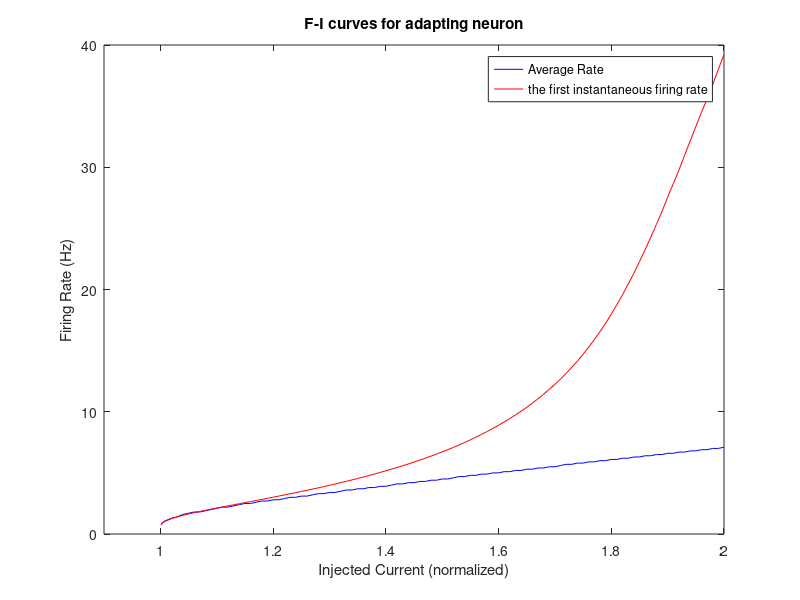
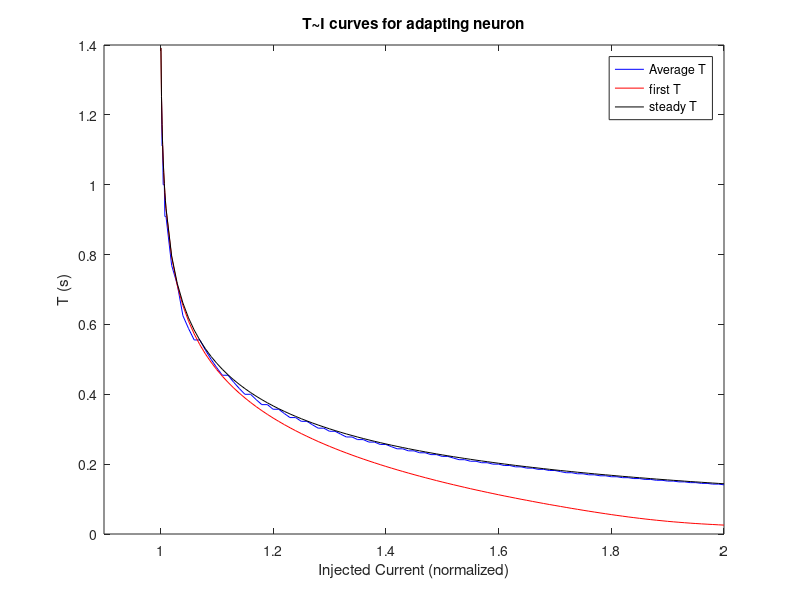
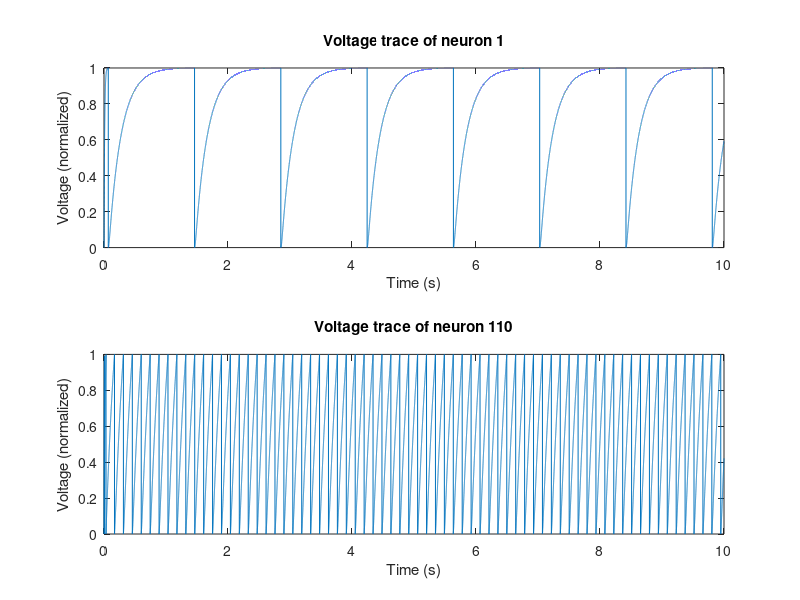
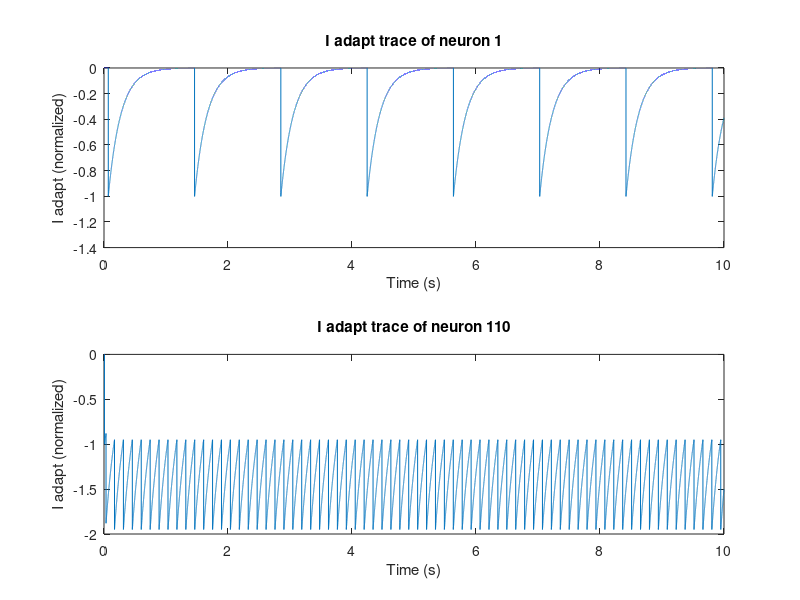

MATLAB code for these plots, in order: (Note: this script raises an error after producing the figures.)
clc;
clear;
close all;
tic

% Constants
V_threshold = 1; % s
time_constant = 1e-2; % s
time_constant_adapt = 0.2; % s
J_adapt = 1;
baseline_current = V_threshold;

% Time step configuration
time_step = 1e-4; % s
time_step_ratio = time_step / time_constant;
time_step_ratio_adapt = time_step / time_constant_adapt;
total_time = 10; % s
n_steps = ceil(total_time / time_step);

% Current and Neuron setup
current_values = baseline_current + [0.001:0.001:0.01, 0.01:0.01:1];
n_currents = length(current_values);

% Initialize
spike_times = cell(1, n_currents);
average_firing_rate = zeros(1, n_currents);
V = zeros(1, n_currents);
I_adapt = zeros(1, n_currents);
n_spikes = zeros(1, n_currents);
V_trace = zeros(n_currents, n_steps);
I_adapt_trace = zeros(n_currents, n_steps);
is_fire = false(1,n_currents);

%% loop to process each step
for i = 2:n_steps

    % save
    I_adapt_trace(:, i) = I_adapt';
    V_trace(:, i) = V';

    % update I_adapt
    I_adapt = (1 - time_step_ratio_adapt) * I_adapt - J_adapt * is_fire;

    % update V_adapt
    V = (1 - time_step_ratio) * V + time_step_ratio * (current_values + I_adapt);

    % Check for neurons that have crossed the threshold
    is_fire = (V >= V_threshold);
    neurons_fire = find(is_fire);

    if ~isempty(neurons_fire)

        % reset to 0
        V(neurons_fire) = 0;

        % Record spike times and count spikes
        for neuron_idx = neurons_fire
            spike_times{neuron_idx} = [spike_times{neuron_idx}; time_step * i];
            n_spikes(neuron_idx) = n_spikes(neuron_idx) + 1;
        end
    end
end

% Calculate rates and instantaneous firing rates
min_intervals = 1;
the_first_instantaneous_firing_rate = zeros(n_currents, min_intervals);

for k = 1:n_currents
    if ~isempty(spike_times{k})
        spikes = spike_times{k}';
        average_firing_rate(k) = length(spikes) / total_time;
        intervals = diff(spikes);
        n_intervals = length(intervals);

        if n_intervals >= min_intervals
            the_first_instantaneous_firing_rate(k, 1:min_intervals) = 1 ./ intervals(1:min_intervals);
        end
    end
end

%% disp
simulation_time = toc;
fprintf('Simulation time: %.2f seconds\n', simulation_time);

%% calculate the period of steady state
ratio_threshold = 0.99;

% Detect peaks for all traces at once
[peak_values, peak_indices] = cellfun(@findpeaks, num2cell(V_trace, 2), 'UniformOutput', false);

% Calculate periods for each trace
periods_cell = cellfun(@diff, peak_indices, 'UniformOutput', false);

% Calculate ratios for each trace
ratio_cell = cellfun(@(x) x(1:end-1) ./ x(2:end), periods_cell, 'UniformOutput', false);

% Determine the start index of the steady state for each trace
steady_state_start_indices = cellfun(@(x) find(x > ratio_threshold, 1), ratio_cell, 'UniformOutput', false);

% Extract steady-state period for each trace
steady_state_periods = cellfun(@(p, idx) p(idx + 1) * time_step, periods_cell, steady_state_start_indices);

%% plot

% f~I_const
figure
plot(current_values, average_firing_rate, 'b', current_values, the_first_instantaneous_firing_rate(:, 1), 'r')
xlabel('Injected Current (normalized)');
ylabel('Firing Rate (Hz)');
legend('Average Rate', 'the first instantaneous firing rate');
title('F-I curves for adapting neuron');
xlim([0.9 2]);

% T~I_const
figure
plot(current_values, 1./average_firing_rate, 'b', current_values, 1./the_first_instantaneous_firing_rate(:, 1), 'r');
hold on;
plot(current_values, steady_state_periods, 'k');
xlabel('Injected Current (normalized)');
ylabel('T (s)');
legend('Average T', 'first T', 'steady T');
title('T~I curves for adapting neuron');
xlim([0.9 2]);


% V~t
time_vector = time_step:time_step:total_time;
figure
subplot(2, 1, 1);
neuron_id = 1;
plot(time_vector, V_trace(1, :));
xlabel('Time (s)');
ylabel('Voltage (normalized)');
title_str = sprintf('Voltage trace of neuron %d\n', neuron_id);
title(title_str);

subplot(2, 1, 2);
neuron_id = n_currents;
plot(time_vector, V_trace(end, :));
xlabel('Time (s)');
ylabel('Voltage (normalized)');
title_str = sprintf('Voltage trace of neuron %d\n', neuron_id);
title(title_str);

% for neuron_id = 1:20:n_currents
%     figure;
%     plot(time_vector, V_trace(neuron_id, :));
%     xlabel('Time (s)');
%     ylabel('V (normalized)');
%     title_str = sprintf('V trace of neuron %d\n', neuron_id);
%     title(title_str);
% end

% I_adapt~t
figure
subplot(2, 1, 1);
neuron_id = 1;
plot(time_vector, I_adapt_trace(neuron_id, :));
xlabel('Time (s)');
ylabel('I adapt (normalized)');
title_str = sprintf('I adapt trace of neuron %d\n', neuron_id);
title(title_str);

subplot(2, 1, 2);
neuron_id = n_currents;
plot(time_vector, I_adapt_trace(neuron_id, :));
xlabel('Time (s)');
ylabel('I adapt (normalized)');
title_str = sprintf('I adapt trace of neuron %d\n', neuron_id);
title(title_str);

for neuron_id = 1:50:n_currents
    figure;
    plot(time_vector, I_adapt_trace(neuron_id, :));
    xlabel('Time (s)');
    ylabel('I adapt (normalized)');
    title_str = sprintf('I adapt trace of neuron %d\n', neuron_id);
    title(title_str);
end

%% save
save_folder_name = sprintf('J_adapt = %.2f',J_adapt);
save_folder_path = fullfile('../result/',save_folder_name);
save_all_figures(save_folder_path);
